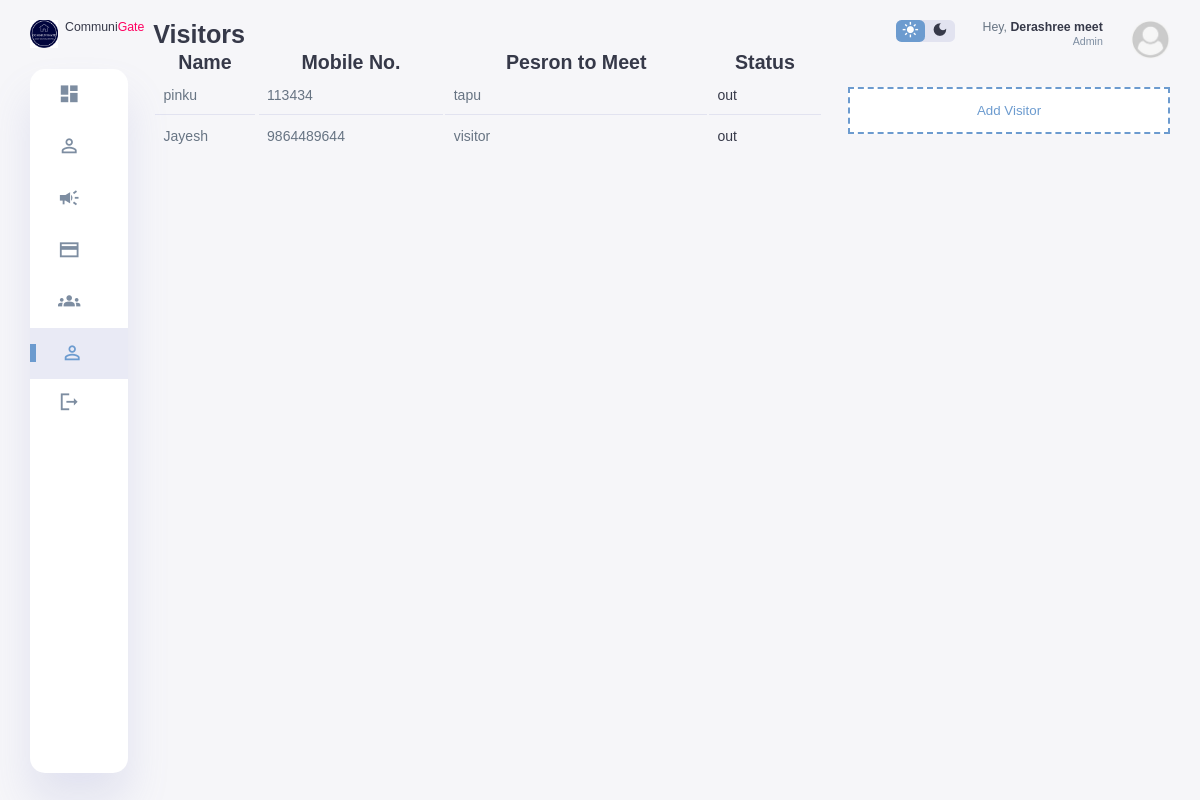
Page /admin/visitor.php (signed in) on the committed database.
### tables this page shows
CREATE TABLE `visitor` (
  `id` int(255) NOT NULL,
  `name` varchar(255) NOT NULL,
  `mno` varchar(255) NOT NULL,
  `pstm` varchar(255) NOT NULL,
  `date` date NOT NULL DEFAULT current_timestamp(),
  `status` int(1) NOT NULL DEFAULT 1
);

CREATE TABLE `members` (
  `hno` int(255) NOT NULL,
  `name` varchar(255) NOT NULL,
  `img_source` varchar(400) NOT NULL DEFAULT './images/defualt.png',
  `email` varchar(255) NOT NULL,
  `password` varchar(255) NOT NULL,
  `user_type` varchar(255) NOT NULL DEFAULT 'user',
  `mno` varchar(15) NOT NULL,
  `total` int(25) NOT NULL,
  `isrented` varchar(10) NOT NULL DEFAULT 'owner'
);

### admin/visitor.php (the view, shortened to what this page needs)
<?php include('./view/header.php'); ?>
</head>
<body>
    <div class="container0">
        <?php include('./view/sidebar.php'); ?>
        <main>
            <h1>Visitors</h1>
            <div class="analyse0">
                            <table class="table">
                                <thead>
                                     <tr>
                                         <th><h2>Name</h2></th>
                                         <th><h2>Mobile No.</h2></th>
                                         <th><h2>Pesron to Meet</h2></th>
                                         <th><h2>Status</h2></th>
                                     </tr>
                                 </thead>
                                <tbody>
                                    <?php
                                @include('../config.php');
                                $sql="SELECT * FROM `visitor`";
                                $res=mysqli_query($conn,$sql);
                                if(mysqli_num_rows($res)>0)
                                {
                                    while($row=mysqli_fetch_array($res))
                                    {
                                        ?>
                                <tr>
                                    <td scope="row"><h3><?php echo$row['name']; ?></h3></td>
                                    <td><h3><?php echo $row['mno']; ?></h3></td>
                                    <td><h3><?php echo $row['pstm']; ?></h3></td>
                                    <td><h3><span class="status <?php if ($row['status'] == '0') { echo 'danger'; } else { echo 'success'; } ?>"><a href="updatevisitor.php?id=<?php echo $row['id']; ?>"><?php if ($row['status'] == '0') { echo 'out'; } else { echo 'in';} ?></a></span></h3></td>
                                </tr>
                                <?php
                                    }
                                }
                                ?>
                            </tbody>
                           </table>
            </div>
        </main>
        <div class="right-section">
            <div class="nav">
                <div class="dark-mode">
                    <span class="material-icons-sharp active">
                    </span>
                    <span class="material-icons-sharp">
                    </span>
                </div>
                <div class="profile">
                    <div class="info">
                        <p>Hey, <b><?php echo $_SESSION['admin_name']; ?></b></p>
                        <small class="text-muted">Admin</small>
                    </div>
                    <div class="profile-photo">
                    <?php
                         @include('../config.php');
                         $name=$_SESSION['admin_name'];
                         $select="SELECT * FROM  `members` WHERE `name` = '$name'";
                         $res=mysqli_query($conn,$select);
                         if(mysqli_num_rows($res)>0){
                             while($row=mysqli_fetch_array($res))
                             {
                         ?>
                      <a href="./editprofile.php?id=<?php echo $row['hno']; ?>"><img src="<?php if ($row['img_source'] == '../images/') { echo '/images/defualt.png'; } else { echo $row['img_source']; } ?>"></a>
                       <?php
                       }
                     }
                     ?>
                    </div>
                </div>
            </div>
            <div class="right-section">
           <div class="reminders">
            <button onclick="document.getElementById('id01').style.display='block'" class="add-reminder">Add Visitor</button>
           </div>
          </div>
        </div>
    </div>
<?php include('./view/footer.php');?>

### admin/css/style.css (style rules this page uses)
:root { --color-primary: #6C9BCF; --color-danger: #FF0060; --color-success: #1B9C85; --color-warning: #F7D060; --color-white: #fff; --color-info-dark: #7d8da1; --color-dark: #363949; --color-light: rgba(132, 139, 200, 0.18); --color-dark-variant: #677483; --color-background: #f6f6f9; --card-border-radius: 2rem; --border-radius-1: 0.4rem; --border-radius-2: 1.2rem; --card-padding: 1.8rem; --padding-1: 1.2rem; --box-shadow: 0 2rem 3rem var(--color-light); }
* { margin: 0; padding: 0; outline: 0; appearance: 0; border: 0; text-decoration: none; box-sizing: border-box; }
html { font-size: 14px; }
body { width: 100vw; height: 100vh; font-family: 'Poppins', sans-serif; font-size: 0.88rem; user-select: none; overflow-x: hidden; color: var(--color-dark); background-color: var(--color-background); }
a { color: var(--color-dark); }
img { display: block; width: 100%; object-fit: cover; }
h1 { font-weight: 800; font-size: 1.8rem; }
h2 { font-weight: 600; font-size: 1.4rem; }
h3 { font-weight: 500; font-size: 0.87rem; }
small { font-size: 0.76rem; }
p { color: var(--color-dark-variant); }
b { color: var(--color-dark); }
.text-muted { color: var(--color-info-dark); }
.danger { color: var(--color-danger); }
.container0 { display: grid; width: 96%; margin: 0 auto; gap: 1.8rem; grid-template-columns: 12rem auto 23rem; }
main { margin-top: 1.4rem; }
main .analyse0 { display: grid; grid-template-columns: 1fr; gap: 1.6rem; }
main .analyse0 h3 { margin-left: 0.6rem; font-size: 1rem; }
main table tbody td { height: 2.8rem; border-bottom: 1px solid var(--color-light); color: var(--color-dark-variant); }
main table tbody tr:last-child td { border: none; }
.right-section { margin-top: 1.4rem; }
.right-section .nav { display: flex; justify-content: end; gap: 2rem; }
.right-section .dark-mode { background-color: var(--color-light); display: flex; justify-content: space-between; align-items: center; height: 1.6rem; width: 4.2rem; cursor: pointer; border-radius: var(--border-radius-1); }
.right-section .dark-mode span { font-size: 1.2rem; width: 50%; height: 100%; display: flex; align-items: center; justify-content: center; }
.right-section .dark-mode span.active { background-color: var(--color-primary); color: white; border-radius: var(--border-radius-1); }
.right-section .nav .profile { display: flex; gap: 2rem; text-align: right; }
.right-section .nav .profile .profile-photo { width: 2.8rem; height: 2.8rem; border-radius: 50%; overflow: hidden; }
.right-section .reminders { margin-top: 2rem; }
.right-section .reminders .add-reminder { background-color: var(--color-white); border: 2px dashed var(--color-primary); color: var(--color-primary); display: flex; align-items: center; justify-content: center; cursor: pointer; }
@media screen and (max-width: 1200px) { .container0 { width: 95%; grid-template-columns: 7rem auto 23rem; } }
@media screen and (max-width: 1200px) { main .analyse0 { grid-template-columns: 1fr; gap: 0; } }

### admin/css/popus.css (style rules this page uses)
body { font-family: Arial, Helvetica, sans-serif; }
button { background-color: #04AA6D; color: white; padding: 14px 20px; margin: 8px 0; border: none; cursor: pointer; width: 100%; }

### rows in the picture
visitor: name "pinku", mno "113434", pstm "tapu", status "out"
visitor: name "Jayesh", mno "9864489644", pstm "visitor", status "out"
members: img_source (picture)

### other values in the picture
$_SESSION['admin_name'] "Derashree meet"
